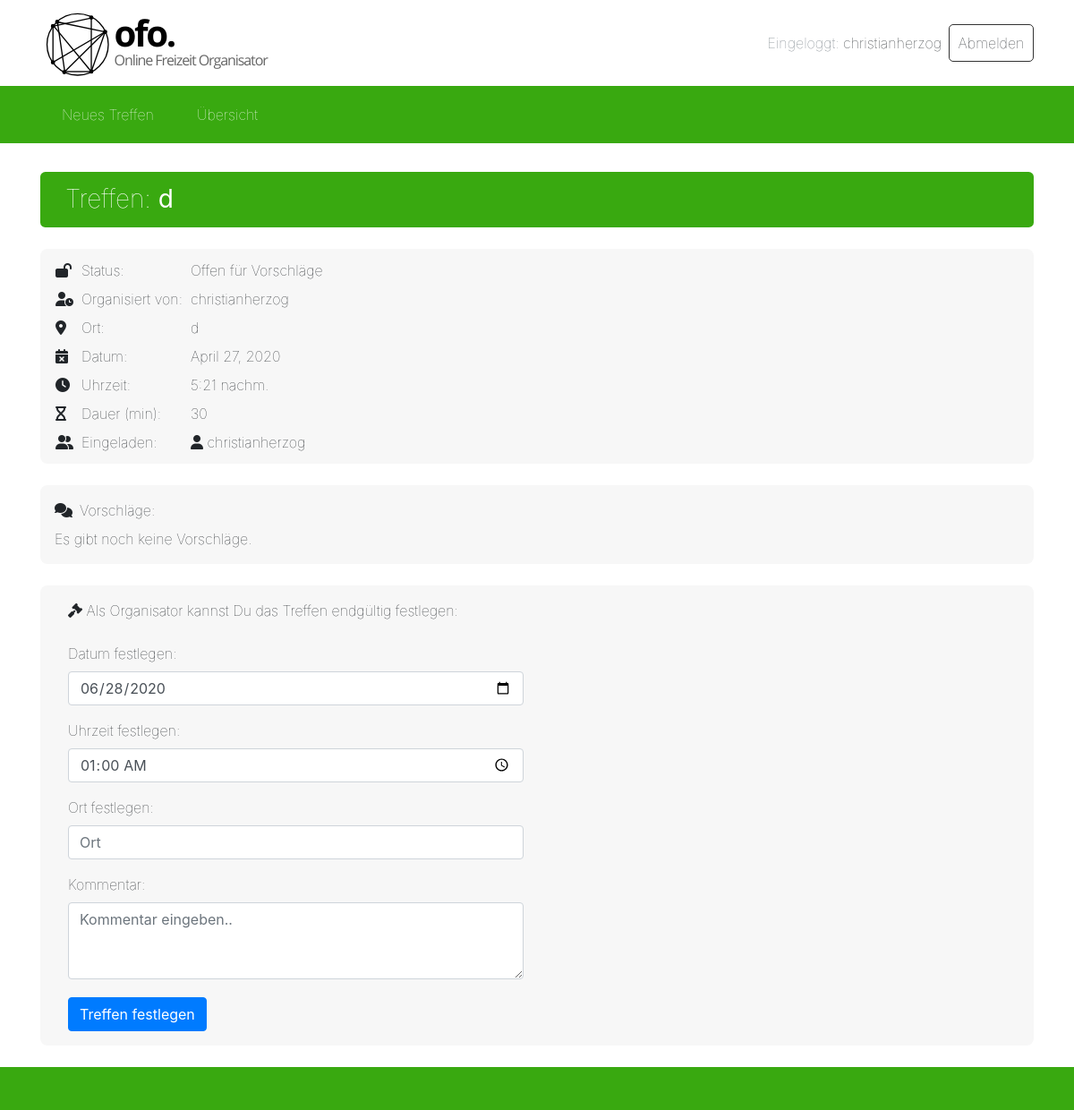
Page /events/19/ (signed in) on the earlier database version.
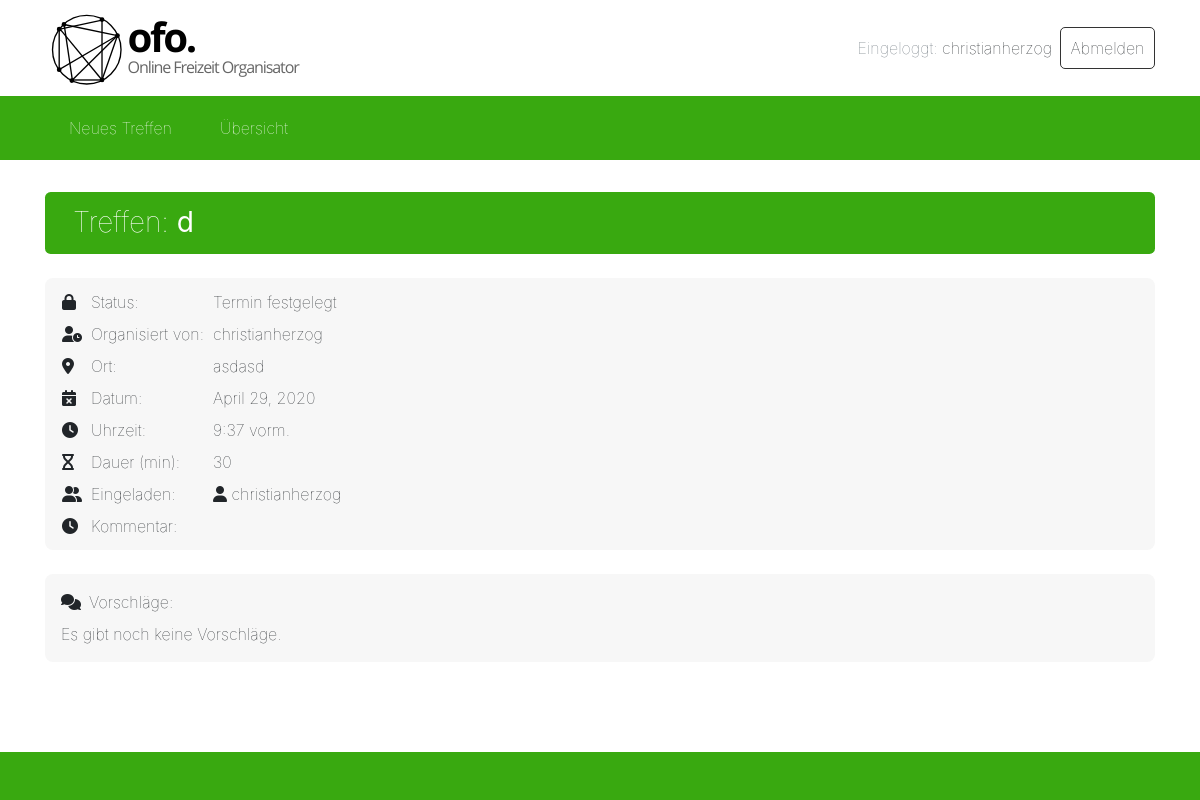
Same page on the later database version.
### events/models.py (models this page shows, shortened)
class Event(models.Model):
    title = models.CharField(max_length=100)  # title/short description of the event
    organisator = models.ForeignKey(User, on_delete=models.CASCADE, related_name='organisator')  # user that created
    status = models.ForeignKey(Status, on_delete=models.CASCADE)  # status can be OPEN or DECIDED
    date = models.DateField()  # date of the event
    time = models.TimeField()  # time of the event
    duration = models.IntegerField() # duration in minutes
    place = models.CharField(max_length=100)  # place of the event
    guests = models.ManyToManyField(User, related_name='guests')   # many to many field for all the users that are
    comment = models.CharField(max_length=200)  # comment that is given from the organisator when he determines
    def get_event_status_str(self):
        if self.status.status == STATUS_OPEN:
            return 'Offen für Vorschläge'
        else:
            return 'Termin festgelegt'
    def event_is_open(self):
        if self.status.status == STATUS_OPEN:
            return True
        else:
            return False

class Status(models.Model):
    STATUS = (
        (STATUS_OPEN, 'OPEN'),
        (STATUS_DECIDED, 'DECIDED')
    )
    status = models.IntegerField(choices=STATUS)

### events/views.py (the view)
# urls.py: path('<int:event_id>/', views.detail, name='detail'),
@login_required(login_url='/login')  # login is required for showing the details of an event
def detail(request, event_id):
    try:
        event = Event.objects.get(pk=event_id)
    except Event.DoesNotExist:
        return redirect('overview')
    if event.organisator == request.user:
        is_organisator = True
    else:
        is_organisator = False
    if is_organisator and event.status.status == STATUS_OPEN:
        if request.method == 'POST':
            determine_event_form = DetermineEventForm(request.POST)
            if determine_event_form.is_valid():
                event.status = Status.objects.get(status=STATUS_DECIDED)
                event.date = determine_event_form.cleaned_data['date']
                event.time = determine_event_form.cleaned_data['time']
                event.place = determine_event_form.cleaned_data['place']
                event.comment = determine_event_form.cleaned_data['comment']
                event.save()
                event.refresh_from_db()
                determine_event_form = None
        else:
            determine_event_form = DetermineEventForm()
    else:
        determine_event_form = None
    try:
        Proposal.objects.filter(event=event).get(author=request.user)
        user_did_proposal = True
    except Proposal.DoesNotExist:
        user_did_proposal = False
    if not is_organisator and not user_did_proposal and event.status.status == STATUS_OPEN:
        if request.method == 'POST':
            proposal_form = ProposalForm(request.POST)
            if proposal_form.is_valid():
                new_proposal = Proposal.objects.create(event=event, date=proposal_form.cleaned_data['date'],
                                                       time=proposal_form.cleaned_data['time'],
                                                       place=proposal_form.cleaned_data['place'],
                                                       comment=proposal_form.cleaned_data['comment'],
                                                       author=request.user)
                user_did_proposal = True
        else:
            proposal_form = ProposalForm()
    else:
        proposal_form = None
    status = 'Offen für Vorschläge' if event.status == Status.objects.get(status=STATUS_OPEN) else 'Termin festgelegt'
    proposals = Proposal.objects.filter(event=event)
    guests = event.guests.all()
    context = {'proposal_form': proposal_form, 'determine_event_form': determine_event_form,
               'is_organisator': is_organisator, 'user_did_proposal': user_did_proposal,
               'event': event, 'guests': guests, 'status': status, 'proposals': proposals,
               'is_open_for_proposals': event.status.status == STATUS_OPEN}
    template = loader.get_template('events/events_detail.html')
    return HttpResponse(template.render(context, request))

### events/templates/events/events_detail.html (shortened to what this page needs)
{% extends "base.html" %}
{% block head_css_page %}
  {% load static %}
  <link rel="stylesheet" type="text/css" href="{% static 'events/css/styles.css' %}">
{% endblock head_css_page %}
{% block content %}
  <h3 class="mb-4 table-header">Treffen: <strong>{{ event.title }}</strong></h3>
  <div class="event-infos">
    <table>
      <tr>
        <td class="pt-1 pb-1">
          {% if event.event_is_open %}
            <i class="fas fa-lock-open" title="Offen für Vorschläge"></i>
          {% else %}
            <i class="fas fa-lock" title="Termin festgelegt"></i>
          {% endif %}
        </td>
        <td class="pt-1 pb-1 pl-2">Status:</td>
        <td class="pt-1 pb-1 pl-2">{{ event.get_event_status_str }}</td>
      </tr>
      <tr>
        <td class="pt-1 pb-1">
          <i class="fas fa-user-clock"></i>
        </td>
        <td class="pt-1 pb-1 pl-2">Organisiert von:</td>
        <td class="pt-1 pb-1 pl-2">{{ event.organisator.username }}</td>
      </tr>
      <tr>
        <td class="pt-1 pb-1">
          <i class="fas fa-map-marker-alt"></i>
        </td>
        <td class="pt-1 pb-1 pl-2">Ort:</td>
        <td class="pt-1 pb-1 pl-2">{{ event.place }}</td>
      </tr>
      <tr>
        <td class="pt-1 pb-1">
          <i class="fas fa-calendar-times"></i>
        </td>
        <td class="pt-1 pb-1 pl-2">Datum:</td>
        <td class="pt-1 pb-1 pl-2">{{ event.date }}</td>
      </tr>
      <tr>
        <td class="pt-1 pb-1">
          <i class="fas fa-clock"></i>
        </td>
        <td class="pt-1 pb-1 pl-2">Uhrzeit:</td>
        <td class="pt-1 pb-1 pl-2">{{ event.time }}</td>
      </tr>
      <tr>
        <td class="pt-1 pb-1">
          <i class="fas fa-hourglass"></i>
        </td>
        <td class="pt-1 pb-1 pl-2">Dauer (min):</td>
        <td class="pt-1 pb-1 pl-2">{{ event.duration }}</td>
      </tr>
      <tr>
        <td class="pt-1 pb-1" style="vertical-align: top;">
          <i class="fas fa-user-friends"></i>
        </td>
        <td class="pt-1 pb-1 pl-2" style="vertical-align: top;">Eingeladen:</td>
        <td class="pt-1 pb-1 pl-2">
          {% for guest in guests %}
            <i class="fas fa-user"></i> {{ guest.username }}<br>
          {% endfor %}
        </td>
      {% if not event.event_is_open %}
        <tr>
          <td class="pt-1 pb-1">
            <i class="fas fa-clock"></i>
          </td>
          <td class="pt-1 pb-1 pl-2">Kommentar:</td>
          <td class="pt-1 pb-1 pl-2">{{ event.comment }}</td>
        </tr>
      {% endif %}
      </tr>
    </table>
  </div>
  <div class="mt-4 proposals">
    <i class="fas fa-comments"></i><span class="pl-2">Vorschläge:</span>
    <div class="mt-2">
    {% if not proposals %}
      Es gibt noch keine Vorschläge.
    {% else %}
      {% for proposal in proposals %}
        {% include "events/events_detail_proposal_partial.html" %}
      {% endfor %}
    {% endif %}
    </div>
  </div>
  {% if is_organisator and determine_event_form %}
    {% with form=determine_event_form %}
      {% include "events/events_detail_determine_partial.html" %}
    {% endwith %}
  {% endif %}
{% endblock content %}

### templates/base.html (shortened to what this page needs)
<!DOCTYPE html>
<html>
<head>
    {% block head_css %}
        {% block head_css_site %}
            <link rel="stylesheet" href="https://stackpath.bootstrapcdn.com/bootstrap/4.4.1/css/bootstrap.min.css">
            {% load static %}
            <link rel="stylesheet" type="text/css" href="{% static 'base.css' %}">
            <link rel="stylesheet" type="text/css" href="{% static 'header.css' %}">
        {% endblock head_css_site %}
        {% block head_css_page %}
        {% endblock head_css_page %}
    {% endblock head_css %}
</head>
<body>
    <div class="container-fluid headerbar">
        <div class="container d-flex align-items-center">
        {% block logo %}
            <div style="flex: 1;">
                <img class="logo" src="{% static 'logo_183_55.svg' %}">
            </div>
        {% endblock logo %}
        {% block header %}
            {% if request.user.is_authenticated %}
                <div class="d-flex login-buttons logout-buttons">
                    <div class="d-flex align-items-center mr-2"><span class="text-secondary">Eingeloggt:&nbsp;</span><span>{{ request.user.username }}</span></div>
                    <a href="/logout" class="logout">Abmelden</a>
                </div>
            {% else %}
               <div class="d-flex login-buttons">
                    <a href="/login">Login</a>
                    <a href="/signup">Registrieren</a>
                </div>
            {% endif %}
        {% endblock header %}
        </div>
    </div>
    <div class="container-fluid menubar">
        <div class="container d-flex flex-row align-items-center">
        {% block menu %}
            <a href="/events/new">
                Neues Treffen
            </a>
            <a href="/events">
                Übersicht
            </a>
        {% endblock menu %}
        </div>
    </div>
    <div class="container">
        {% block content %}
        {% endblock content %}
    </div>
    <div class="container-fluid footer">
    </div>
</body>
</html>

### events/templates/events/events_detail_determine_partial.html (shortened to what this page needs)
<div class="mt-4 mb-4 determine-event">
  <div class="col-12 col-md-6 mb-4">
    <i class="fas fa-gavel"></i> Als Organisator kannst Du das Treffen endgültig festlegen:
  </div>
  <div class="col-12 col-md-6">
    <form method="post" action="">
      <div class="form-group">
        {{ form.date.label_tag }}
        {{ form.date }}
      </div>
      <div class="form-group">
        {{ form.time.label_tag }}
        {{ form.time }}
      </div>
      <div class="form-group">
        {{ form.place.label_tag }}
        {{ form.place }}
      </div>
      <div class="form-group">
        {{ form.comment.label_tag }}
        {{ form.comment }}
      </div>
      <button type="submit" class="btn btn-primary mt-1">Treffen festlegen</button>
    </form>
  </div>
</div>

### static/base.css (style rules this page uses)
body { min-height: 100vh; padding-bottom: 3em; position: relative; }
.footer { position: absolute; bottom: 0; background-color: #39a910; height: 3em; }

### static/header.css (style rules this page uses)
.headerbar { background-color: white; font-weight: lighter; }
.headerbar > .container { height: 6em; }
.logo { height: 5em; width: auto; }
.menubar { font-weight: lighter; background-color: #39a910; }
.menubar > .container { height: 4em; margin-bottom: 2em; }
.login-buttons a { text-decoration: none; color: inherit; border: 1px solid rgba(0, 0, 0, 0.8); border-radius: 5px; padding: 0.5em 0.6em; transition: 0.3s ease; }
.menubar a { padding: 0 1.5em; color: white; text-decoration: none; line-height: 4em; height: 100%; transition: 0.3s ease; font-weight: lighter; }

### events/static/events/css/styles.css (style rules this page uses)
.event-infos { background-color: rgb(247, 247, 247); border-radius: 0.5em; margin-bottom: 0.5em; padding: 0.5em 1em; font-weight: lighter; }
.event-infos tr { margin-bottom: 4em; }
h3.table-header { background-color: #39a910; color: white; font-weight: lighter; padding: 0.5em 1em; border-radius: 0.2em; }
.proposals { background-color: rgb(247, 247, 247); border-radius: 0.5em; margin-bottom: 0.5em; padding: 1em 1em; font-weight: lighter; }

Differences in the rows shown:
changed Event "christianherzog": status_id 1 → 2 (drawn); get_event_status_str "Offen für Vorschläge" → "Termin festgelegt"; place "d" → "asdasd"; date "April 27, 2020" → "April 29, 2020"; time "5:21 nachm." → "9:37 vorm."
Other differences:
form field date: "06/28/2020" → (not shown)
form field time: "01:00" → (not shown)
text no longer shown: "Als Organisator kannst Du das Treffen endgültig festlegen: Datum festlegen: Uhrzeit festlegen: Ort festlegen: Treffen festlegen"
